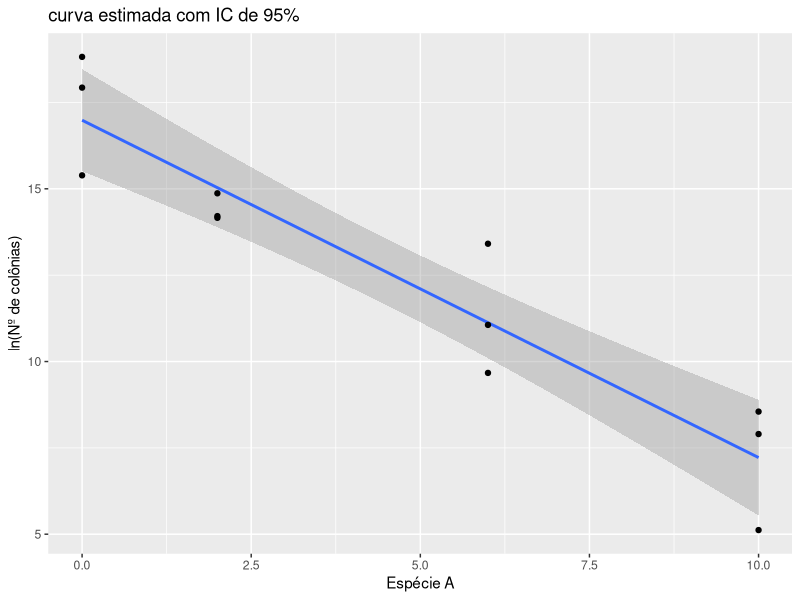
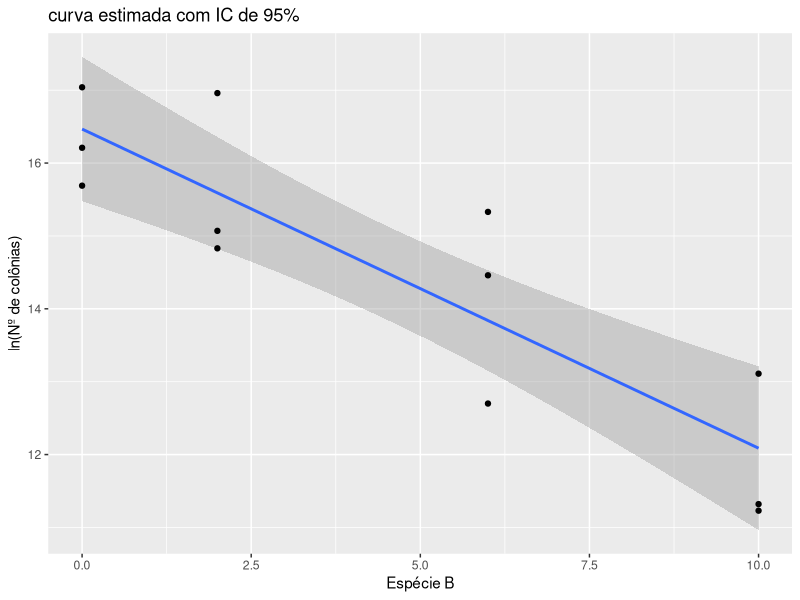

The R source for these figures, in order:
## ---- chunk 1
y <- c(17.93,18.82,15.39,14.21,14.16,14.87,9.67,13.41,11.06,8.55,5.12,7.91,
      15.69,17.04,16.21,16.96,14.83,15.07,15.33,14.46,12.70,13.11,11.23,11.32)

x1 <- c(0,0,0,2,2,2,6,6,6,10,10,10,rep(0,12))
x2 <- c(rep(0,12),0,0,0,2,2,2,6,6,6,10,10,10)
x <- matrix(c(x1,x2),24,2)

Y <- cbind(y)
X <- cbind(1,x)

n <- length(Y)  # tamanho da amostra
V <- solve(t(X)%*%X) # (X'X)-¹
D <- V%*%t(X) # (X'X)-¹*X'

beta.MQ <- D%*%Y # matriz Beta0 e beta1 estimados
sigma2.hat <- as.numeric(t(Y)%*%(diag(n) - X%*%D)%*%Y/(n-4)) # variancia estimada não viciada
sigma.hat <- sqrt(sigma2.hat) # desvio padrão estimada não viciada

model <- lm(formula = Y ~ x) # modelo de regressão
## ---- chunk 2
Matrix.cov <- sigma2.hat*V # matriz de covariancias 
## ---- chunk 3
F <- function(C,c,beta,sigma2,n){ # Função para calcular a estatística F e o p-valor
  k <- nrow(C)
  F.obs <- as.numeric(t(C%*%beta - c)%*% solve( C%*% solve(t(X)%*%X) %*% t(C)) %*% (C%*%beta-c)/(k*sigma2))
  p.valor = 1 - pf(F.obs,k,n-2)
  return(c(F.obs,p.valor))
}

#H_0: B1 - B2 = 0
C0 <- matrix(c(0,-1,1),1,3) # Matriz C
c0 <- 0 # Vetor c
f <- F(C0, c0, beta.MQ, sigma2.hat, length(Y)) # estatística F e o p-valor
## ---- chunk 4
x0 <- c(1,10,0)
mu0 <- x0%*%beta.MQ

## ---- chunk 5
library(ggplot2)

# item e
y1 <- c(17.93,18.82,15.39,14.21,14.16,14.87,9.67,13.41,11.06,8.55,5.12,7.9)
y2 <- c(15.69,17.04,16.21,16.96,14.83,15.07,15.33,14.46,12.70,13.11,11.23,11.32)
xk <- c(0,0,0,2,2,2,6,6,6,10,10,10)

A <- data.frame(y1,xk)
B <- data.frame(y2,xk)

ggplot(A,aes(x=xk,y=y1)) + geom_smooth(method = lm) + geom_point() + labs(y ="ln(Nº de colônias)", x ="Espécie A") +
  ggtitle("curva estimada com IC de 95%") 

ggplot(B,aes(x=xk,y=y2)) + geom_smooth(method = lm) + geom_point()+ labs(y ="ln(Nº de colônias)", x ="Espécie B") +
  ggtitle("curva estimada com IC de 95%") 


